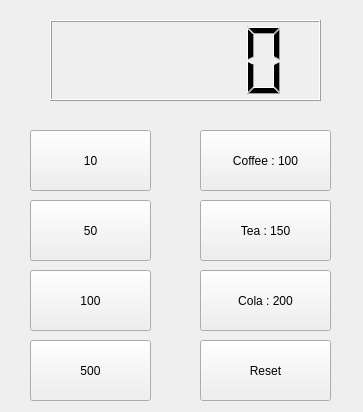
<?xml version="1.0" encoding="UTF-8"?>
<ui version="4.0">
 <class>Widget</class>
 <widget class="QWidget" name="Widget">
  <property name="geometry">
   <rect>
    <x>0</x>
    <y>0</y>
    <width>363</width>
    <height>412</height>
   </rect>
  </property>
  <property name="windowTitle">
   <string>Widget</string>
  </property>
  <widget class="QLCDNumber" name="lcdNumber">
   <property name="geometry">
    <rect>
     <x>50</x>
     <y>20</y>
     <width>271</width>
     <height>81</height>
    </rect>
   </property>
  </widget>
  <widget class="QPushButton" name="pb_10">
   <property name="geometry">
    <rect>
     <x>30</x>
     <y>130</y>
     <width>121</width>
     <height>61</height>
    </rect>
   </property>
   <property name="text">
    <string>10</string>
   </property>
  </widget>
  <widget class="QPushButton" name="pb_100">
   <property name="geometry">
    <rect>
     <x>30</x>
     <y>270</y>
     <width>121</width>
     <height>61</height>
    </rect>
   </property>
   <property name="text">
    <string>100</string>
   </property>
  </widget>
  <widget class="QPushButton" name="pb_50">
   <property name="geometry">
    <rect>
     <x>30</x>
     <y>200</y>
     <width>121</width>
     <height>61</height>
    </rect>
   </property>
   <property name="text">
    <string>50</string>
   </property>
  </widget>
  <widget class="QPushButton" name="pb_500">
   <property name="geometry">
    <rect>
     <x>30</x>
     <y>340</y>
     <width>121</width>
     <height>61</height>
    </rect>
   </property>
   <property name="text">
    <string>500</string>
   </property>
  </widget>
  <widget class="QPushButton" name="pbCoffee">
   <property name="geometry">
    <rect>
     <x>200</x>
     <y>130</y>
     <width>131</width>
     <height>61</height>
    </rect>
   </property>
   <property name="text">
    <string>Coffee : 100</string>
   </property>
  </widget>
  <widget class="QPushButton" name="pbCola">
   <property name="geometry">
    <rect>
     <x>200</x>
     <y>270</y>
     <width>131</width>
     <height>61</height>
    </rect>
   </property>
   <property name="text">
    <string>Cola : 200</string>
   </property>
  </widget>
  <widget class="QPushButton" name="pbTea">
   <property name="geometry">
    <rect>
     <x>200</x>
     <y>200</y>
     <width>131</width>
     <height>61</height>
    </rect>
   </property>
   <property name="text">
    <string>Tea : 150</string>
   </property>
  </widget>
  <widget class="QPushButton" name="pbReset">
   <property name="geometry">
    <rect>
     <x>200</x>
     <y>340</y>
     <width>131</width>
     <height>61</height>
    </rect>
   </property>
   <property name="text">
    <string>Reset</string>
   </property>
  </widget>
 </widget>
 <layoutdefault spacing="6" margin="11"/>
 <resources/>
 <connections/>
</ui>
